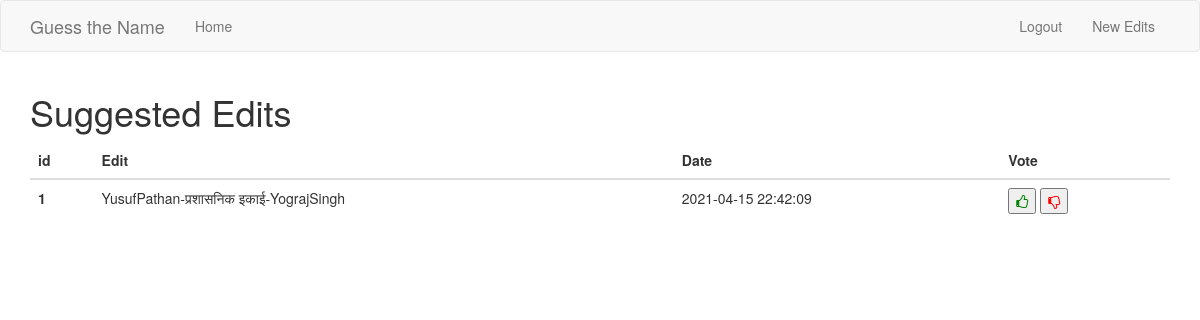
The page /edits/ (signed in) on the database as committed earlier.
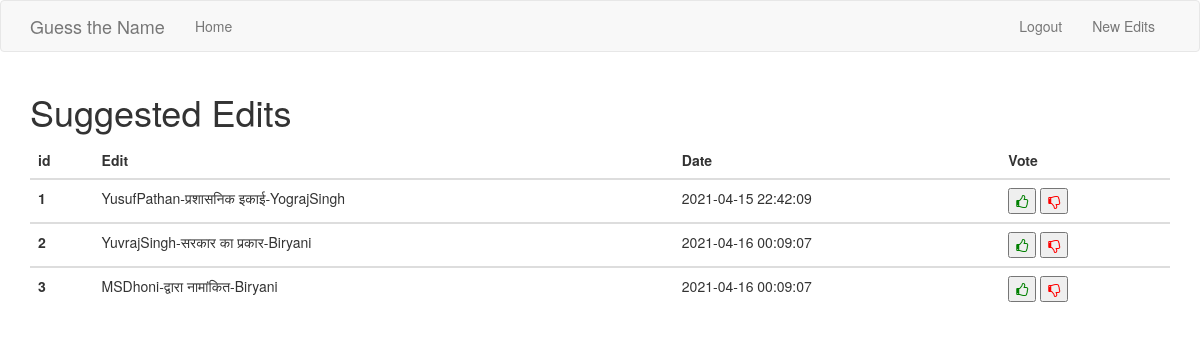
The same page on the database as committed later.
### app/models.py (models this page shows, shortened)
class Suggestions(db.Model):
    id = db.Column(db.Integer,primary_key=True)
    edit_triplet = db.Column(db.String(256),index=True,unique=True)
    date = db.Column(db.DateTime(timezone=True),default=func.now())
    votes = db.Column(db.Integer,default=1)

### app/webapp.py (the view)
@server_bp.route('/edits/')
@login_required
def new_edits():
    edits = db.session.query(Suggestions).all()
    for edit in edits:
        k = edit.edit_triplet.split('_')
        edit.final = f'{k[0]}-{k[1]}-{k[2]}'
    return render_template('edits.html',title='New Edits',data=edits)

### app/models.py (called while the page is built)
@login.user_loader
def load_user(id):
    return User.query.get(int(id))

### app/templates/edits.html
{% extends 'base.html' %}
{% import 'bootstrap/wtf.html' as wtf %}
{% block content %}
<div class ='container'>
<H1>Suggested Edits</H1>
<table class="table">
  <thead>
    <tr>
      <th scope="col">id</th>
      <th scope="col">Edit</th>
      <th scope="col">Date</th>
      <th scope="col">Vote</th>
    </tr>
  </thead>
  {% for item in data %}
  <tbody>
    <tr>
      <th scope="row">{{item.id}}</th>
      <td>{{item.final}}</td>
      <td>{{item.date}}</td>
      <td>
		<button class="like">
			<i class="fa fa-thumbs-o-up" aria-hidden="true" style="color:green"></i>
		</button>
		<button class="dislike">
			<i class="fa fa-thumbs-o-down" aria-hidden="true" style="color:red"></i>
		</button>
	</td>
    </tr>
   {% endfor %}
  </tbody>
</table>
</div>
{% endblock %}

### app/templates/base.html (shortened to what this page needs)
{% extends 'bootstrap/base.html' %}
{% block navbar %}
<link rel="stylesheet" href="https://cdnjs.cloudflare.com/ajax/libs/font-awesome/4.7.0/css/font-awesome.min.css">
    <nav class="navbar navbar-default">
        <div class="container">
            <div class="navbar-header">
                <a class="navbar-brand" href="{{ url_for('main.index') }}">Guess the Name</a>
            </div>
            <div class="collapse navbar-collapse" id="bs-example-navbar-collapse-1">
                <ul class="nav navbar-nav">
                    <li><a href="{{ url_for('main.index') }}">Home</a></li>
                </ul>
                <ul class="nav navbar-nav navbar-right">
                	{% if current_user.is_anonymous %}
					  <li><a href="{{ url_for('main.login') }}">Login</a></li>
					  {% else %}
					  <li><a href="{{ url_for('main.logout') }}">Logout</a></li>
                      <li><a href="{{ url_for('main.new_edits') }}">New Edits</a></li>
					  {% endif %}
                </ul>
            </div>
        </div>
    </nav>
{% endblock %}

Rows that differ between the two databases and show on the page:
added Suggestions: id "2", final "YuvrajSingh-सरकार का प्रकार-Biryani", date "2021-04-16 00:09:07"
added Suggestions: id "3", final "MSDhoni-द्वारा नामांकित-Biryani", date "2021-04-16 00:09:07"
